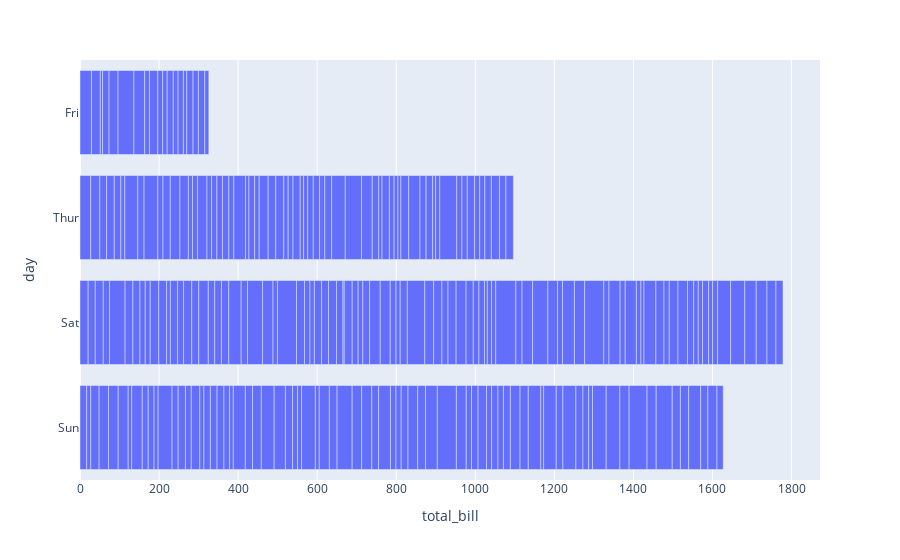

Notebook code cell kept with this figure:
### Code cell
fig = px.bar(tips,x='total_bill',y='day',orientation='h')
fig.show()

### Figure 1 — Plotly figure (JSON) as saved in the notebook; plotly's stock layout.template omitted (floating-point values rounded to 4 significant figures; data arrays with more than 128 entries replaced by an {"elided": "..."} marker saying what was removed)
{"data": [{"alignmentgroup": "True", "hovertemplate": "total_bill=%{x}<br>day=%{y}<extra></extra>", "legendgroup": "", "marker": {"color": "#636efa", "pattern": {"shape": ""}}, "name": "", "offsetgroup": "", "orientation": "h", "showlegend": false, "textposition": "auto", "type": "bar", "x": {"elided": "244 float values"}, "xaxis": "x", "y": {"elided": "244 str values"}, "yaxis": "y"}], "layout": {"barmode": "relative", "legend": {"tracegroupgap": 0}, "margin": {"t": 60}, "xaxis": {"anchor": "y", "domain": [0, 1], "title": {"text": "total_bill"}}, "yaxis": {"anchor": "x", "domain": [0, 1], "title": {"text": "day"}}}}
